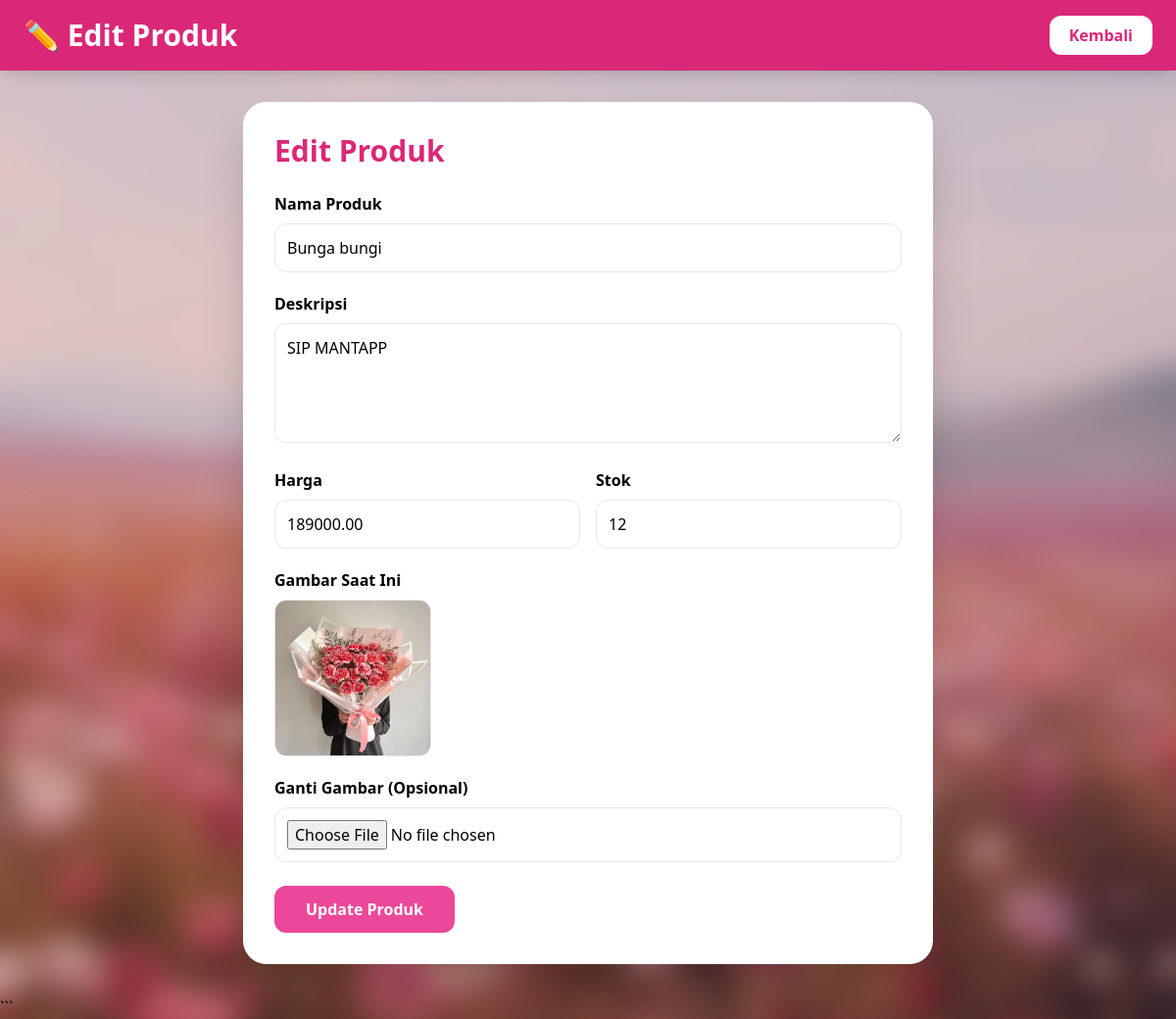
Page /admin/edit_produk.php?id=8 (signed in) on the committed database.
### tables this page shows
CREATE TABLE `products` (
  `id` int(11) NOT NULL,
  `name` varchar(150) NOT NULL,
  `description` text DEFAULT NULL,
  `price` decimal(10,2) NOT NULL,
  `image` varchar(255) DEFAULT NULL,
  `stock` int(11) DEFAULT 0,
  `created_at` timestamp NOT NULL DEFAULT current_timestamp()
);

### admin/edit_produk.php (the view, shortened to what this page needs)
<?php
require '../config/database.php';
$id = $_GET['id'];
$stmt = $pdo->prepare("
    SELECT * FROM products
    WHERE id=?
");
$stmt->execute([$id]);
$product = $stmt->fetch();
?>
<!DOCTYPE html>
<html lang="id">
<head>
<script src="https://cdn.tailwindcss.com"></script>
</head>
<body class="min-h-screen">
<div class="fixed inset-0 -z-20 overflow-hidden">
</div>
<nav class="bg-pink-600 shadow-lg">
    <div class="max-w-7xl mx-auto px-6 py-4 flex justify-between items-center">
        <h1 class="text-3xl font-bold text-white">
            ✏️ Edit Produk
        </h1>
        <a href="produk.php"
           class="bg-white text-pink-600 px-5 py-2 rounded-xl font-semibold">
            Kembali
        </a>
    </div>
</nav>
<div class="max-w-3xl mx-auto p-8">
    <div class="bg-white rounded-3xl shadow-2xl p-8">
        <h2 class="text-3xl font-bold text-pink-600 mb-6">
            Edit Produk
        </h2>
        <form method="POST" enctype="multipart/form-data">
            <div class="mb-5">
                <label class="block font-semibold mb-2">
                    Nama Produk
                </label>
                <input
                    type="text"
                    name="name"
                    value="<?= htmlspecialchars($product['name']); ?>"
                    required
                    class="w-full border rounded-xl p-3">
            </div>
            <div class="mb-5">
                <label class="block font-semibold mb-2">
                    Deskripsi
                </label>
                <textarea
                    name="description"
                    rows="4"
                    class="w-full border rounded-xl p-3"><?= htmlspecialchars($product['description']); ?></textarea>
            </div>
            <div class="grid md:grid-cols-2 gap-4">
                <div>
                    <label class="block font-semibold mb-2">
                        Harga
                    </label>
                    <input
                        type="number"
                        name="price"
                        value="<?= $product['price']; ?>"
                        required
                        class="w-full border rounded-xl p-3">
                </div>
                <div>
                    <label class="block font-semibold mb-2">
                        Stok
                    </label>
                    <input
                        type="number"
                        name="stock"
                        value="<?= $product['stock']; ?>"
                        required
                        class="w-full border rounded-xl p-3">
                </div>
            </div>
            <div class="mt-5">
                <label class="block font-semibold mb-2">
                    Gambar Saat Ini
                </label>
                <img
                    src="../images/<?= htmlspecialchars($product['image']); ?>"
                    class="w-40 h-40 object-cover rounded-xl border mb-4">
            </div>
            <div class="mt-5">
                <label class="block font-semibold mb-2">
                    Ganti Gambar (Opsional)
                </label>
                <input
                    type="file"
                    name="image"
                    class="w-full border rounded-xl p-3">
            </div>
            <button
                type="submit"
                name="update"
                class="mt-6 bg-pink-500 hover:bg-pink-600 text-white px-8 py-3 rounded-xl font-semibold">
                Update Produk
            </button>
        </form>
    </div>
</div>
```
</body>
</html>

### rows in the picture
products: name "Bunga bungi", description "SIP MANTAPP", price "189000.00", stock "12", image (picture)
